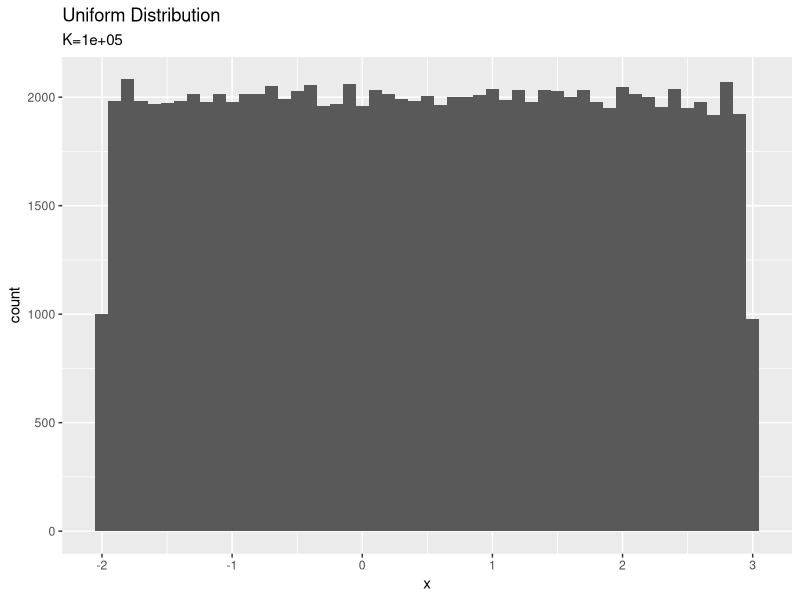
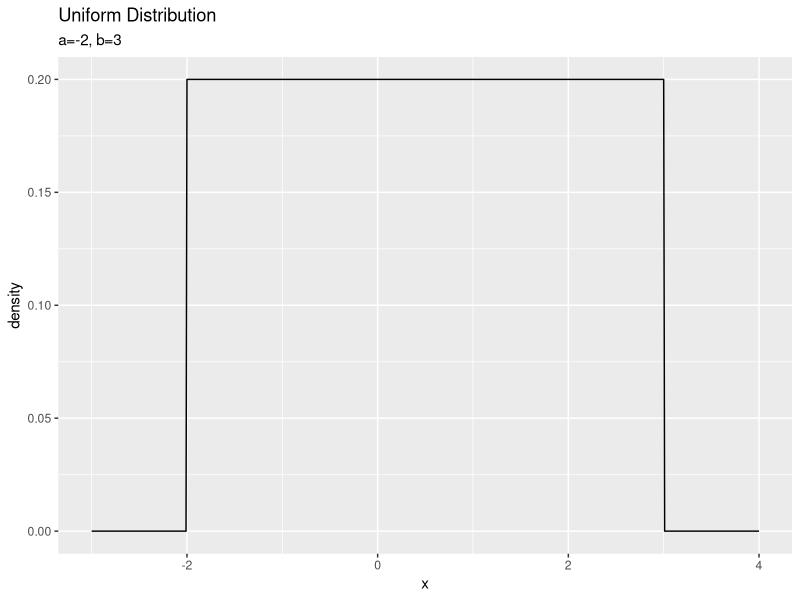
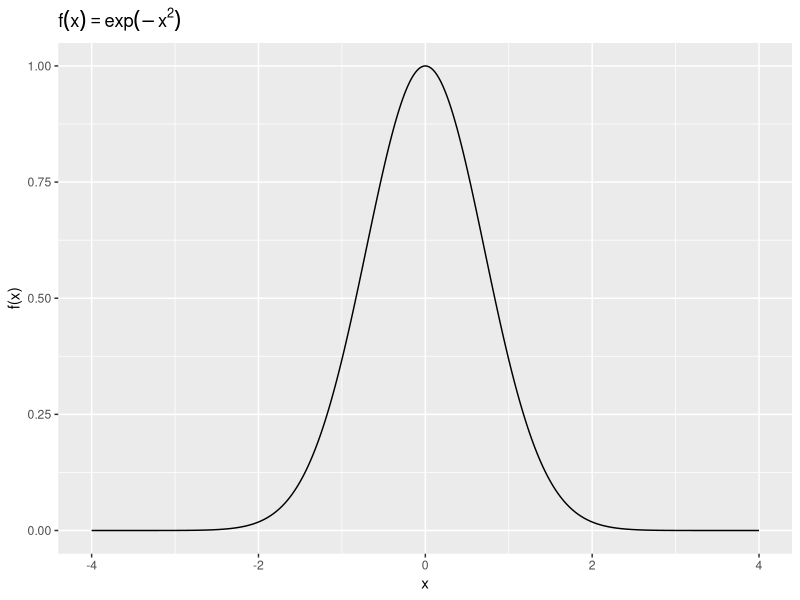
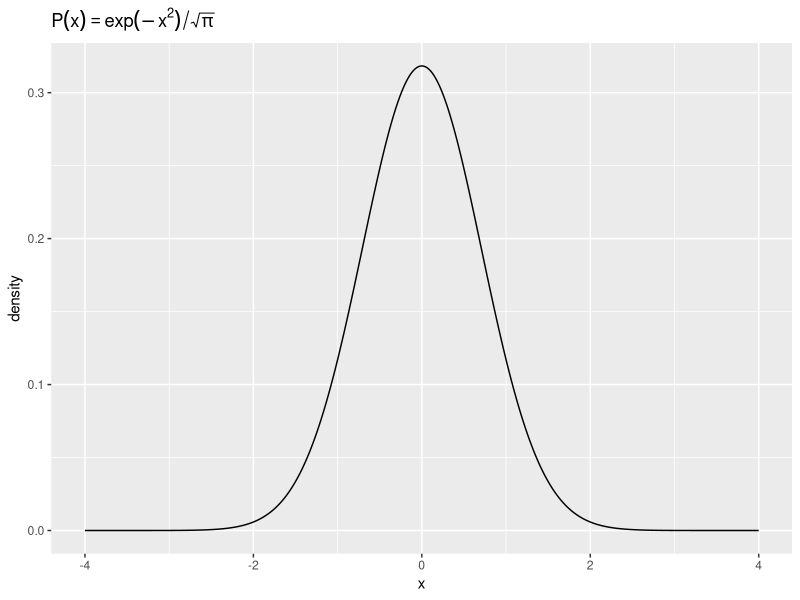
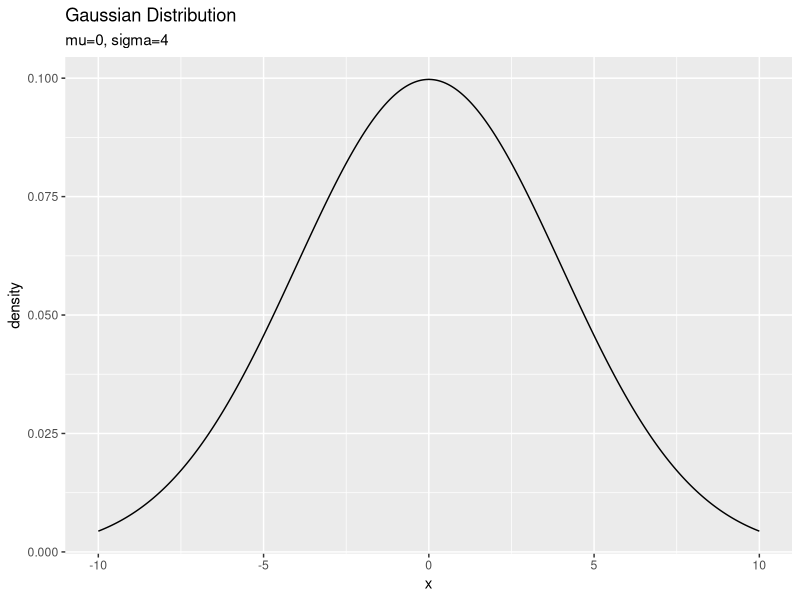

These figures' R source, in order: (Note: this script raises an error after producing the figures.)

# Chapter 2 そもそもモンテカルロ法とは -------------------------------------------------

# 利用パッケージ
library(tidyverse)
library(gganimate)


# 2.1 そもそも乱数とは ------------------------------------------------------------

# 2.1.1 一様乱数 -------------------------------------------------------

# 乱数の個数を指定
K <- 100000

# 一様分布の最小値を指定
a <- -2

# 一様分布の最大値を指定
b <- 3

# 一様乱数をデータフレームに格納
uniform_df <- tibble(
  x = runif(n = K, min = a, max = b) # 乱数を生成
)

# ヒストグラムをプロット
ggplot(uniform_df, aes(x = x)) + 
  geom_histogram(binwidth = 0.1) + 
  labs(title = "Uniform Distribution", 
       subtitle = paste0("K=", K))


# x軸の値と対応する確率密度をデータフレームに格納
uniform_df <- tibble(
  x = seq(a - 1, b + 1, 0.01), # x軸の描画範囲
  P_x = dunif(x = x, min = a, max = b) # 確率密度を計算
)

# 一様分布をプロット
ggplot(uniform_df, aes(x = x, y = P_x)) + 
  geom_line() + # 折れ線グラフ
  labs(title = "Uniform Distribution", 
       subtitle = paste0("a=", a, ", b=", b), 
       y = "density")


# 2.1.2 ガウス乱数(正規乱数) -------------------------------------------------------

### 図2.1 ガウス関数 -----

# ガウス乱数をデータフレームに格納
gaussian_function_df <- tibble(
  x = seq(-4, 4, 0.01), 
  f_x = exp(-x^2)
)

# ガウス関数をプロット
ggplot(gaussian_function_df, aes(x = x, y = f_x)) + 
  geom_line() + 
  labs(title = expression(f(x) == exp(-x^2)), 
       y = "f(x)", x = "x")


### ガウス分布:(平均0,標準偏差1/√2)

# 作図用のデータフレームを作成
gaussian_distribution_df <- tibble(
  x = seq(-4, 4, 0.01), 
  P_x = exp(-x^2) / pi
)

# ガウス分布をプロット
ggplot(gaussian_distribution_df, aes(x = x, y = P_x)) + 
  geom_line() + 
  labs(title = expression(P(x) == exp(-x^2) / sqrt(pi)), 
       y = "density", x = "x")


### 図2.2 ガウス分布:(平均mu,標準偏差sigma) -----

# パラメータを指定
mu <- 0
sigma <- 4

# 作図用のデータフレームを作成
gaussian_distribution_df <- tibble(
  x = seq(-10, 10, 0.01), 
  C_N = sqrt(2 * pi) * sigma, # 規格化係数
  P_x = exp(-(x - mu)^2 / (2 * sigma^2)) / C_N, 
  #P_x = dnorm(x = x, mean = mu, sd = sigma)
)

# ガウス分布をプロット
ggplot(gaussian_distribution_df, aes(x = x, y = P_x)) + 
  geom_line() + 
  labs(title = "Gaussian Distribution", 
       subtitle = paste0("mu=", mu, ", sigma=", sigma),
       y = "density", x = "x")


### 図2.3 中心極限定理 -----

# 一様分布の範囲を指定
a <- -0.5
b <- 0.5

# 誤差の種類数を指定
K <- 100

# 誤差を生成
sum_error <- 0 # 変数を初期化
for(k in 1:K) {
  # 一様乱数生成
  k_error <- runif(n = 1000000, min = -a, max = b)
  
  # 誤差を加算
  sum_error <- sum_error + k_error
}

# 作図用のデータフレームを作成
error_df = tibble(
  error = sum_error
)

# for()無しver
error_df <- runif(n = 1000000 * K, min = a, max = b) %>% 
  matrix(ncol = K) %>% 
  rowSums() %>% 
  tibble(error = .)

# ヒストグラムをプロット
ggplot(error_df, aes(x = error / sqrt(K))) + 
  geom_histogram(binwidth = 0.1) + 
  labs(subtitle = (paste0("K=", K)), 
       x = expression(x / K^0.5))


### アニメーション -----

# 一様分布の範囲を指定
a <- -0.5
b <- 0.5

# 誤差の種類を指定
K <- 100

# 作図用のデータフレームを作成
error_animation_df <- tibble() # 変数を初期化
for(k in 1:K) {
  # k種類の誤差を加算
  tmp_df <- (runif(n = 10000 * k, min = a, max = b) / sqrt(k)) %>% # (x / √K)としている
    matrix(ncol = k) %>% 
    rowSums() %>% 
    tibble(
      error = ., 
      k = as.factor(k)
    )
  
  # 計算結果を結合
  error_animation_df <- rbind(error_animation_df, tmp_df)
}

# 作図
error_animation <- ggplot(error_animation_df, aes(x = error)) + 
  geom_histogram(binwidth = 0.1) + 
  gganimate::transition_manual(k) + # フレーム
  labs(subtitle = "K={current_frame}", 
       x = expression(x / K^0.5))

# gif画像を作成
gganimate::animate(error_animation, nframes = K, fps = 5)


# 2.2 一様乱数を用いた積分 ----------------------------------------------------------

# 2.2.1 一様乱数を用いた円周率の計算 ----------------------------------------------------

### 図2.4 扇形の面積の求め方 -----

# 扇形のラインのデータフレームを作成
circle_df <- tibble(
  x = seq(0, 1, 0.01), 
  y = sqrt(1 - x^2)
)

# 扇形のラインを作図
ggplot(circle_df, aes(x = x, y = y)) + 
  geom_line() + 
  coord_fixed() + # 縦横比を固定
  labs(title = expression(x^2 + y^2 == 1))


# 繰り返し回数を指定
K <- 1000

# 変数を初期化
n_in <- 0
sample_x <- NULL
sample_y <- NULL

# Main loop
for(k in 1:K) {
  # 乱数を生成
  x <- runif(n = 1, min = 0, max = 1)
  y <- runif(n = 1, min = 0, max = 1)
  
  # サンプルを記録
  sample_x <- c(sample_x, x)
  sample_y <- c(sample_y, y)
  
  # 扇形内のサンプルをカウント
  if(x^2 + y^2 < 1) { # 乱数が扇の中のとき
    n_in <- n_in + 1
  }
  
  # 途中経過を表示
  print(paste0("iteration: ", k, ", rate: ", round(n_in / k, 3)))
}

# 乱数をデータフレームに格納
sample_df <- tibble(
  x = sample_x, 
  y = sample_y, 
  label = dplyr::if_else(
    x^2 + y^2 < 1, true = "in", false = "out"
  )
)

# サンプルを確認
ggplot() + 
  geom_line(data = circle_df, aes(x = x, y = y), size = 1) + # 扇形のライン
  geom_point(data = sample_df, aes(x = x, y = y, color = label)) + # 乱数の散布図
  coord_fixed() + # 縦横比を固定
  labs(title = expression(x^2 + y^2 < 1), 
       subtitle = paste0("K=", K, ", N_in=", n_in))


### 図2.5 扇形の面積の推移 -----

# 繰り返し回数を指定
K <- 1000

# シミュレーション回数を指定
n_simu <- 100

# シミュレーション
res_df <- tibble() # 変数を初期化
for(s in 1:n_simu) {
  # Main loopの処理
  tmp_df <- tibble(
    x = runif(n = K, min = 0, max = 1), 
    y = runif(n = K, min = 0, max = 1), 
    label = dplyr::if_else(
      x^2 + y^2 < 1, true = TRUE, false = FALSE
    ), # 扇形の中か判定
    k = 1:K, # 繰り返し回数
    simulation = as.factor(s) # 何回目のシミュレーションか
  ) %>% 
    dplyr::mutate(rate_in = cumsum(label) / k) # k回目におけるin率を計算
  
  # 結果を結合
  res_df <- rbind(res_df, tmp_df)
  
  # 途中経過を表示
  print(paste0(
    "simulation: ", s, ", E: ", round(tmp_df[["rate_in"]][K], 3)
  ))
}

# 推移をプロット
ggplot(res_df, aes(x = k, y = rate_in, color = simulation)) + 
  geom_line(alpha = 0.5) + # 面積(in率)の推移
  geom_hline(aes(yintercept = pi / 4), linetype = "dashed") + # 真の面積
  theme(legend.position = "none") + # 凡例
  labs(title = expression(N[("in")] / K), 
       subtitle = paste0("simulation:", n_simu), 
       y = "rate")


# 2.2.2 一様乱数を用いた定積分 ----------------------------------------------------

### 図2.6 扇形の面積 -----

# 繰り返し回数を指定
K <- 1000

# 積分する範囲を指定
a <- 0
b <- 1

# シミュレーション回数を指定
n_simu <- 100

# シミュレーション
res_df <- tibble() # 初期化
for(s in 1:n_simu) {
  # Main loopの処理
  tmp_df <- tibble(
    x = runif(n = K, min = a, max = b), # 乱数を生成
    f_x = sqrt(1 - x^2), 
    k = 1:K, # 繰り返し回数
    simulation = as.factor(s) # 何回目のシミュレーションか
  ) %>% 
    dplyr::mutate(E_f_x = cumsum(f_x) / k) # 平均値を計算
  
  # 結果を結合
  res_df <- rbind(res_df, tmp_df)
  
  # 途中経過を表示
  print(paste0(
    "simulation: ", s, ", E: ", round(tmp_df[["E_f_x"]][K], 3)
  ))
}

# 推移をプロット
ggplot(res_df, aes(x = k, y = E_f_x, color = simulation)) + 
  geom_line(alpha = 0.5) + # 面積の推移
  geom_hline(aes(yintercept = pi / 4), linetype = "dashed") + # 真の値
  theme(legend.position = "none") + # 凡例
  labs(title = expression(f(x) == sqrt(1 - x^2)), 
       subtitle = paste0("a=", a, ", b=", b, ", simulation:", n_simu), 
       y = "E[f(x)]")


# 2.2.3 ガウス積分 -------------------------------------------------------------

### 図2.7 ガウス分布の積分値 -----

# 積分範囲を指定
a = 2

# ガウス分布のデータフレームを作成
gaussian_distribution_df <- tibble(
  x = seq(-a, a, 0.01), # x軸の描画範囲
  P_x = exp(-x^2 / 2) / sqrt(2 * pi) # 確率密度
)

# ガウス分布をプロット
ggplot(gaussian_distribution_df, aes(x = x, y = P_x)) + 
  geom_line() + 
  labs(title = "Gaussian Distribution", 
       subtitle = expression(paste(mu == 0, ", ", sigma == 1)), 
       y = "density")


# 繰り返し回数を指定
K <- 1000

# シミュレーション回数を指定
n_simu <- 100

# シミュレーション
res_df <- tibble() # 初期化
for(s in 1:n_simu) {
  # Main loopの処理
  tmp_df <- tibble(
    x = runif(n = K, min = -a, max = a), # 乱数を生成
    #P_x = exp(-x^2 / 2) / sqrt(2 * pi), # 確率密度
    P_x = dnorm(x = x, mean = 0, sd = 1), # 確率密度
    k = 1:K, # 繰り返し番号
    simulation = as.factor(s) # シミュレーション番号
  ) %>% 
    dplyr::mutate(E_P_x = cumsum(P_x) / k) # 平均値を計算
  
  # 結果を結合
  res_df <- rbind(res_df, tmp_df)
  
  # 途中経過を表示
  print(paste0(
    "simulation: ", s, ", E: ", round(tmp_df[["E_P_x"]][K], 3)
  ))
}

# 推移をプロット
ggplot(res_df, aes(x = k, y = E_P_x * 2 * a, color = simulation)) + 
  geom_line(alpha = 0.5) + # 積分値の推移
  geom_hline(aes(yintercept = 1), linetype = "dashed") + # 真の値
  ylim(c(0, 4)) + # y軸の表示範囲
  theme(legend.position = "none") + # 凡例
  labs(title = expression(f(x) == N(x, mu == 0, sigma == 1)), 
       subtitle = paste0("a=", a), 
       y = "E[f(x)]")


# 2.3 期待値と積分 --------------------------------------------------------------

# 繰り返し回数を指定
K <- 1000

# シミュレーション回数を指定
n_simu <- 100

# シミュレーション
res_df <- tibble() # 初期化
for(s in 1:n_simu) {
  # Main loopの処理
  tmp_df <- tibble(
    x = runif(n = K, min = 0, max = 1), # 乱数を生成
    y = runif(n = K, min = 0, max = 1), # 乱数を生成
    label = dplyr::if_else(
      x^2 + y^2 < 1, true = TRUE, false = FALSE
    ), # 扇形の中か判定
    f_xy = dplyr::if_else(
      label == TRUE, true = sqrt(1 - x^2 - y^2), false = 0
    ), # 扇形の中のとき面積を計算:式(2.9)
    k = 1:K, # 繰り返し番号
    simulation = as.factor(s) # シミュレーション番号
  ) %>% 
    dplyr::mutate(n_in = cumsum(label)) %>% # 扇形の中の数
    dplyr::mutate(E_f_xy = cumsum(f_xy) / n_in) # zの平均値を計算
  
  # 結果を結合
  res_df <- rbind(res_df, tmp_df)
  
  # 途中経過を表示
  print(paste0(
    "simulation: ", s, ", E: ", round(tmp_df[["E_f_xy"]][K], 3)
  ))
}

# 推移をプロット
ggplot(res_df, aes(x = k, y = E_f_xy * 2 * pi, color = simulation)) + 
  geom_line(alpha = 0.5) + # 体積の推移
  geom_hline(aes(yintercept = 4 * pi / 3), linetype = "dashed") + # 真の体積
  theme(legend.position = "none") + # 凡例
  labs(title = expression(f(x, y) == 2 * pi * sqrt(1 - x^2 - y^2)), 
       subtitle = paste0("simulation: ", n_simu), 
       y = "E[f(x, y)]")


# 2.4 ガウス乱数を用いた期待値の計算 -----------------------------------------------------

# 2.4.2 ガウス分布から得られる期待値 -----------------------------------------------------

# 繰り返し回数を指定
K <- 1000

# パラメータを指定
mu <- 0
sigma <- 1

# シミュレーション回数を指定
n_simu <- 100

# シミュレーション
res_df <- tibble() # 初期化
for(s in 1:n_simu) {
  # Main loopの処理
  tmp_df <- tibble(
    x = rnorm(n = K, mean = mu, sd = sigma), # 乱数を生成
    f_x = x, 
    f_x2 = x^2, 
    k = 1:K, # 繰り返し番号
    simulation = as.factor(s) # シミュレーション番号
  ) %>% 
    dplyr::mutate(E_f_x = cumsum(f_x) / k)%>%  # 平均値を計算
    dplyr::mutate(E_f_x2 = cumsum(f_x2) / k) # 平均値を計算
  
  # 結果を結合
  res_df <- rbind(res_df, tmp_df)
  
  # 途中経過を表示
  print(paste0(
    "simulation: ", s, 
    ", E[f(X)]: ", round(tmp_df[["E_f_x"]][K], 3), 
    ", E[f(X^2)]: ", round(tmp_df[["E_f_x2"]][K], 3)
  ))
}

# xの期待値の推移をプロット
ggplot(res_df, aes(x = k, y = E_f_x, color = simulation)) + 
  geom_line(alpha = 0.5) + # 期待値の推移
  geom_hline(aes(yintercept = mu), linetype = "dashed") + # 真の値
  theme(legend.position = "none") + # 凡例
  labs(title = expression(paste(f(x) == x, ", ", x %~% N(mu, sigma))), 
       subtitle = paste0("mu=", 0, ", sigma=", 1), 
       y = "E[f(x)]")

# xの2乗の期待値の推移をプロット
ggplot(res_df, aes(x = k, y = E_f_x2, color = simulation)) + 
  geom_line(alpha = 0.5) + # 期待値の推移
  geom_hline(aes(yintercept = mu^2 + sigma^2), linetype = "dashed") + # 真の値
  theme(legend.position = "none") + # 凡例
  labs(title = expression(paste(f(x) == x^2, ", ", x %~% N(mu, sigma))), 
       subtitle = paste0("mu=", 0, ", sigma=", 1), 
       y = "E[f(x^2)]")
